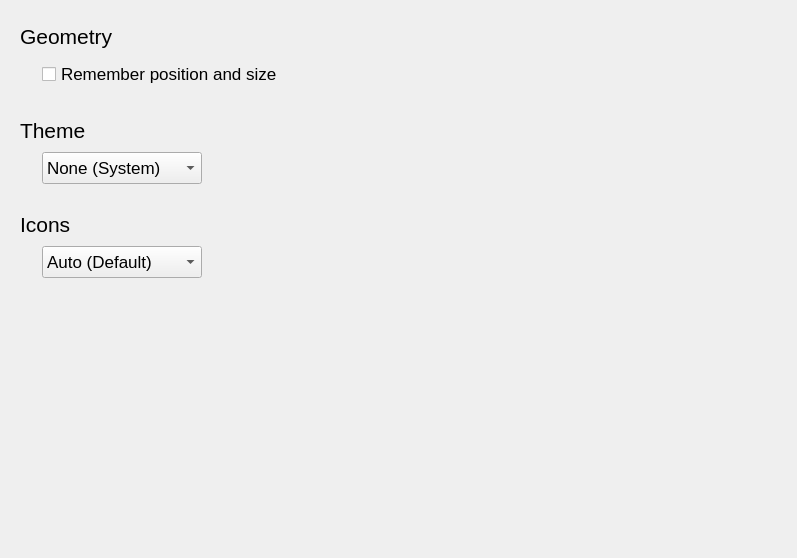
              <widget class="QWidget" name="tab_ConfWindow">
               <attribute name="title">
                <string>Window</string>
               </attribute>
               <layout class="QVBoxLayout" name="verticalLayout_10">
                <item>
                 <widget class="QFrame" name="frame_ConfWindow_Geometry">
                  <layout class="QGridLayout" name="gridLayout_51">
                   <item row="1" column="0">
                    <spacer name="spacer_ConfWindow_Geometry_1">
                     <property name="orientation">
                      <enum>Qt::Horizontal</enum>
                     </property>
                     <property name="sizeType">
                      <enum>QSizePolicy::Fixed</enum>
                     </property>
                     <property name="sizeHint" stdset="0">
                      <size>
                       <width>16</width>
                       <height>32</height>
                      </size>
                     </property>
                    </spacer>
                   </item>
                   <item row="1" column="1">
                    <widget class="QCheckBox" name="checkBox_ConfWindow_Geometry">
                     <property name="sizePolicy">
                      <sizepolicy hsizetype="Expanding" vsizetype="Fixed">
                       <horstretch>0</horstretch>
                       <verstretch>0</verstretch>
                      </sizepolicy>
                     </property>
                     <property name="minimumSize">
                      <size>
                       <width>0</width>
                       <height>32</height>
                      </size>
                     </property>
                     <property name="maximumSize">
                      <size>
                       <width>16777215</width>
                       <height>32</height>
                      </size>
                     </property>
                     <property name="font">
                      <font>
                       <pointsize>13</pointsize>
                      </font>
                     </property>
                     <property name="toolTip">
                      <string>Remember the window's position and size</string>
                     </property>
                     <property name="text">
                      <string>Remember position and size</string>
                     </property>
                    </widget>
                   </item>
                   <item row="0" column="0" colspan="2">
                    <widget class="QLabel" name="label_ConfWindow_Geometry">
                     <property name="minimumSize">
                      <size>
                       <width>128</width>
                       <height>32</height>
                      </size>
                     </property>
                     <property name="maximumSize">
                      <size>
                       <width>16777215</width>
                       <height>32</height>
                      </size>
                     </property>
                     <property name="font">
                      <font>
                       <pointsize>16</pointsize>
                      </font>
                     </property>
                     <property name="toolTip">
                      <string>Remember window's position and size</string>
                     </property>
                     <property name="text">
                      <string>Geometry</string>
                     </property>
                    </widget>
                   </item>
                  </layout>
                 </widget>
                </item>
                <item>
                 <widget class="QFrame" name="frame_ConfWindow_Theme">
                  <layout class="QGridLayout" name="gridLayout_50">
                   <item row="0" column="0" colspan="3">
                    <widget class="QLabel" name="label_ConfWindow_Theme">
                     <property name="minimumSize">
                      <size>
                       <width>128</width>
                       <height>32</height>
                      </size>
                     </property>
                     <property name="maximumSize">
                      <size>
                       <width>16777215</width>
                       <height>32</height>
                      </size>
                     </property>
                     <property name="font">
                      <font>
                       <pointsize>16</pointsize>
                      </font>
                     </property>
                     <property name="toolTip">
                      <string>Theme to use for the window</string>
                     </property>
                     <property name="text">
                      <string>Theme</string>
                     </property>
                    </widget>
                   </item>
                   <item row="1" column="0">
                    <spacer name="spacer_ConfWindow_Theme_1">
                     <property name="orientation">
                      <enum>Qt::Horizontal</enum>
                     </property>
                     <property name="sizeType">
                      <enum>QSizePolicy::Fixed</enum>
                     </property>
                     <property name="sizeHint" stdset="0">
                      <size>
                       <width>16</width>
                       <height>32</height>
                      </size>
                     </property>
                    </spacer>
                   </item>
                   <item row="1" column="1">
                    <widget class="QComboBox" name="box_ConfWindow_Theme">
                     <property name="sizePolicy">
                      <sizepolicy hsizetype="Fixed" vsizetype="Fixed">
                       <horstretch>0</horstretch>
                       <verstretch>0</verstretch>
                      </sizepolicy>
                     </property>
                     <property name="minimumSize">
                      <size>
                       <width>160</width>
                       <height>32</height>
                      </size>
                     </property>
                     <property name="maximumSize">
                      <size>
                       <width>160</width>
                       <height>32</height>
                      </size>
                     </property>
                     <property name="font">
                      <font>
                       <pointsize>13</pointsize>
                      </font>
                     </property>
                     <property name="maxCount">
                      <number>10</number>
                     </property>
                     <item>
                      <property name="text">
                       <string>None (System)</string>
                      </property>
                     </item>
                     <item>
                      <property name="text">
                       <string>Ash</string>
                      </property>
                     </item>
                     <item>
                      <property name="text">
                       <string>Candy</string>
                      </property>
                     </item>
                     <item>
                      <property name="text">
                       <string>Herb</string>
                      </property>
                     </item>
                     <item>
                      <property name="text">
                       <string>Powder</string>
                      </property>
                     </item>
                    </widget>
                   </item>
                   <item row="1" column="2">
                    <spacer name="spacer_ConfWindow_Theme_2">
                     <property name="orientation">
                      <enum>Qt::Horizontal</enum>
                     </property>
                     <property name="sizeHint" stdset="0">
                      <size>
                       <width>569</width>
                       <height>32</height>
                      </size>
                     </property>
                    </spacer>
                   </item>
                  </layout>
                 </widget>
                </item>
                <item>
                 <widget class="QFrame" name="frame_ConfWindow_Theme_2">
                  <layout class="QGridLayout" name="gridLayout_67">
                   <item row="0" column="0" colspan="3">
                    <widget class="QLabel" name="label_ConfWindow_Icons">
                     <property name="minimumSize">
                      <size>
                       <width>128</width>
                       <height>32</height>
                      </size>
                     </property>
                     <property name="maximumSize">
                      <size>
                       <width>16777215</width>
                       <height>32</height>
                      </size>
                     </property>
                     <property name="font">
                      <font>
                       <pointsize>16</pointsize>
                      </font>
                     </property>
                     <property name="toolTip">
                      <string>Theme to use for the window</string>
                     </property>
                     <property name="text">
                      <string>Icons</string>
                     </property>
                    </widget>
                   </item>
                   <item row="1" column="0">
                    <spacer name="spacer_ConfWindow_Icons_1">
                     <property name="orientation">
                      <enum>Qt::Horizontal</enum>
                     </property>
                     <property name="sizeType">
                      <enum>QSizePolicy::Fixed</enum>
                     </property>
                     <property name="sizeHint" stdset="0">
                      <size>
                       <width>16</width>
                       <height>32</height>
                      </size>
                     </property>
                    </spacer>
                   </item>
                   <item row="1" column="1">
                    <widget class="QComboBox" name="box_ConfWindow_Icons">
                     <property name="sizePolicy">
                      <sizepolicy hsizetype="Fixed" vsizetype="Fixed">
                       <horstretch>0</horstretch>
                       <verstretch>0</verstretch>
                      </sizepolicy>
                     </property>
                     <property name="minimumSize">
                      <size>
                       <width>160</width>
                       <height>32</height>
                      </size>
                     </property>
                     <property name="maximumSize">
                      <size>
                       <width>160</width>
                       <height>32</height>
                      </size>
                     </property>
                     <property name="font">
                      <font>
                       <pointsize>13</pointsize>
                      </font>
                     </property>
                     <property name="maxCount">
                      <number>10</number>
                     </property>
                     <item>
                      <property name="text">
                       <string>Auto (Default)</string>
                      </property>
                     </item>
                     <item>
                      <property name="text">
                       <string>Light</string>
                      </property>
                     </item>
                     <item>
                      <property name="text">
                       <string>Dark</string>
                      </property>
                     </item>
                    </widget>
                   </item>
                   <item row="1" column="2">
                    <spacer name="spacer_ConfWindow_Icons_2">
                     <property name="orientation">
                      <enum>Qt::Horizontal</enum>
                     </property>
                     <property name="sizeHint" stdset="0">
                      <size>
                       <width>569</width>
                       <height>32</height>
                      </size>
                     </property>
                    </spacer>
                   </item>
                  </layout>
                 </widget>
                </item>
                <item>
                 <spacer name="spacer_ConfWindow_1">
                  <property name="orientation">
                   <enum>Qt::Vertical</enum>
                  </property>
                  <property name="sizeHint" stdset="0">
                   <size>
                    <width>748</width>
                    <height>260</height>
                   </size>
                  </property>
                 </spacer>
                </item>
               </layout>
              </widget>
